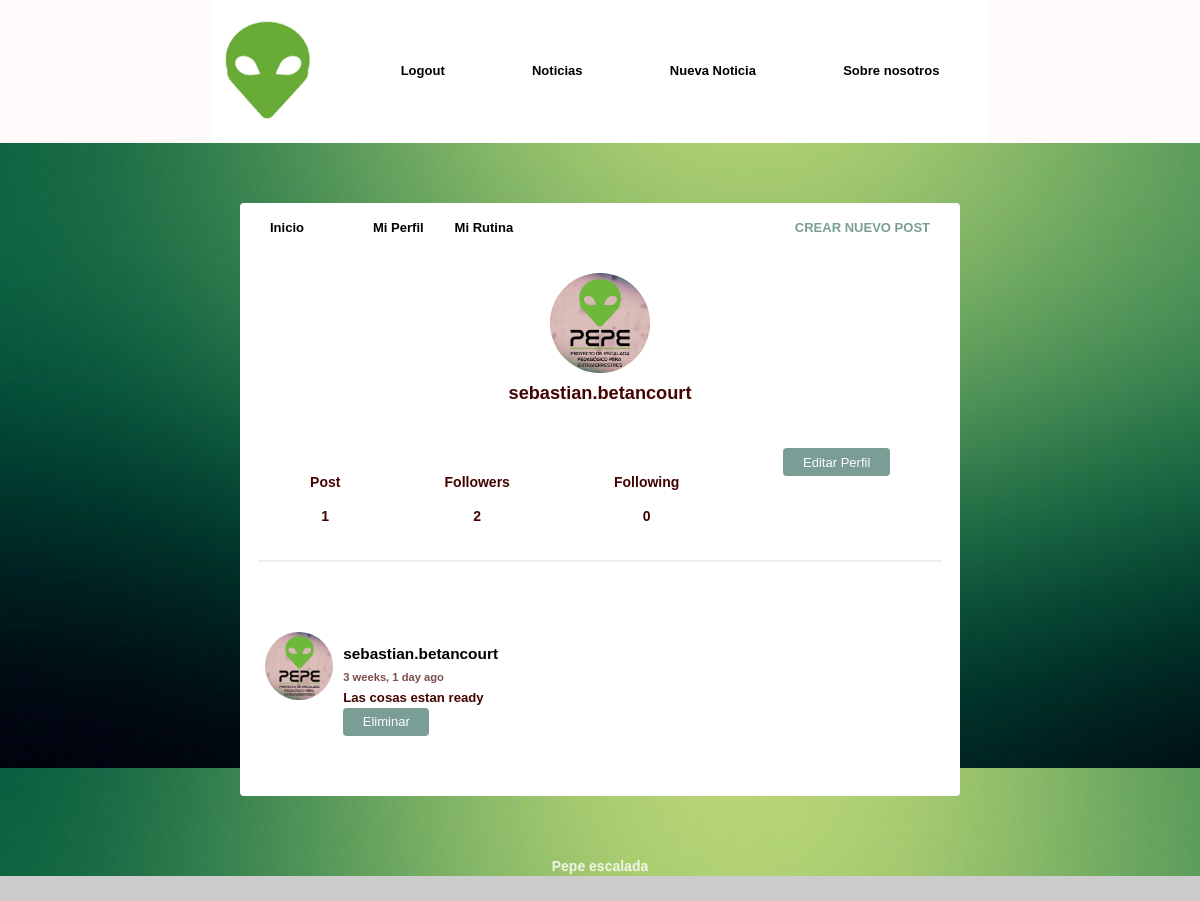
/profile/ (signed in), run on the app's committed database.
### Pepeescalada/models.py (models this page shows, shortened)
class Perfil(models.Model):
    user = models.OneToOneField(User, on_delete=models.CASCADE)
    imagen = models.ImageField(default='alien.jpg')
    def following(self):
        user_ids = Relacion.objects.filter(from_user=self.user) \
            .values_list('to_user_id', flat=True)
        return User.objects.filter(id__in=user_ids)
    def followers(self):
        user_ids = Relacion.objects.filter(to_user=self.user) \
            .values_list('from_user_id', flat=True)
        return User.objects.filter(id__in=user_ids)

class Posteado(models.Model):
    user = models.ForeignKey(User, on_delete=models.CASCADE, related_name='posts')
    timestamp = models.DateTimeField(default=timezone.now)
    contenido = models.TextField()
    class Meta:
        ordering = ['-timestamp']

### Pepeescalada/views.py (the view)
# urls.py: path('profile/', profile, name='profile'),
def profile(request, username=None):
    current_user = request.user
    if username and username != current_user:
        user = User.objects.get(username=username)
        posts = user.posts.all()
    else:
        posts = current_user.posts.all()
        user = current_user
    context = {'user': user, 'posts': posts}
    return render(request, 'blog/profile.html', context)

### Pepeescalada/templates/blog/profile.html (shortened to what this page needs)
{% extends 'blog/feed.html' %}
{% block content %}
<div class="profile">
	<img src="{{ user.perfil.imagen.url }}">
	<h2>{{ user.username }}</h2>
</div>
<div class="follow">
	<div>
		<h5>Post</h5>
		<p>{{ user.posts.count }}</p>
	</div>
	<div>
		<h5>Followers</h5>
		<p>{{ user.perfil.followers.count }}</p>
	</div>
	<div>
		<h5>Following</h5>
		<p>{{ user.perfil.following.count }}</p>
	</div>
	<div>
		{% if request.user.is_authenticated %}
		  {% if user.username != request.user.username %}
	        <button><a class="follow-button" href="{% url 'mirutina' user.username %}">Ver rutina</a></button>
		  {% else %}
            <button><a class="follow-button" href="{% url 'editar' user.id %}">Editar Perfil</a></button>
		  {% endif %}
        {% endif %}
	</div>
</div>
{{ block.super }}
{% endblock %}

### Pepeescalada/templates/blog/feed.html (shortened to what this page needs)
{% extends 'blog/layout.html' %}
{% load humanize %}
{% block content %}
{% for mensaje in posts %}
<article>
    <div class="container-article">
        <img src=" {{ mensaje.user.perfil.imagen.url }}">
        <div>
            <h2 class="username"><a href="{% url 'profile' mensaje.user.username %}">{{ mensaje.user.username }}</a></h2>
            <time data-time="#">{{ mensaje.timestamp|naturaltime }}</time>
            <div class="post">{{ mensaje.contenido }}</div>
            {% if request.user.is_authenticated %}
		        {% if user.username == request.user.username %}
                   {% if mensaje.user.username == request.user.username %}
			          <button><a class="eliminar-button" href="{% url 'eliminarpost' mensaje.id %}">Eliminar</a></button>
                   {% endif %}
		        {% endif %}
	        {% endif %}
        </div>
    </div>
</article>
{% endfor %}
{% endblock %}

### Pepeescalada/static/style.css (style rules this page uses)
body { background-image: url('fondo.jpg'); font-size: 70%; font-family: ' Montserrat', Helvetica, Arial, serif; }
h5 { font-size: 1rem; margin-bottom: 0; }
p { font-size: 1rem; }
button { font-size: 1rem; color: #000000; padding: 0.4rem 1.4rem; border: none; background: #7A9D96; border-radius: 4px; cursor: pointer; }
img { object-fit: cover; }
a { font-size: .93rem; text-decoration: none; color: black; }
article { width: 93%; margin: auto; padding: 40px 0; border-bottom: 2px solid #ECEEEF; }
.username { margin-bottom: .2rem; }
.username a { font-size: 1.1rem; }
.container-article { display: flex; }
.container-article img { height: 68px; width: 68px; margin-right: 10px; border-radius: 50%; }
article:last-child { border-bottom: 0; }
time { font-size: .8rem; opacity: .7; }
.post { font-size: .94rem; }
.profile { display: flex; align-items: center; flex-direction: column; }
.profile img { height: 100px; width: 100px; margin-right: 10px; border-radius: 50%; margin: 20px; }
.profile h2 { margin-top: -10px; font-size: 1.3rem; }
.follow { display: flex; width: 95%; justify-content: space-around; margin: 30px auto; text-align: center; border-bottom: 2px solid #ECEEEF; padding-bottom: 20px; }
.follow-button { color: white; }
.eliminar-button { color: white; }
*, *:after, *:before { -webkit-box-sizing: border-box; -moz-box-sizing: border-box; -ms-box-sizing: border-box; box-sizing: border-box; }
html { background: #ccc; font: bold 14px/20px "Trajan Pro", "Times New Roman", Times, serif; color: #430400; text-shadow: 0 1px 0 rgba(255, 255, 255, 0.15); }

### data on the page
Posteado: user.perfil.imagen (picture), user.username "sebastian.betancourt", timestamp "3 weeks, 1 day ago", contenido "Las cosas estan ready", shows "Eliminar"

### other printed values
{{ user.username }} "sebastian.betancourt"
{{ user.posts.count }} "1"
{{ user.perfil.followers.count }} "2"
{{ user.perfil.following.count }} "0"
